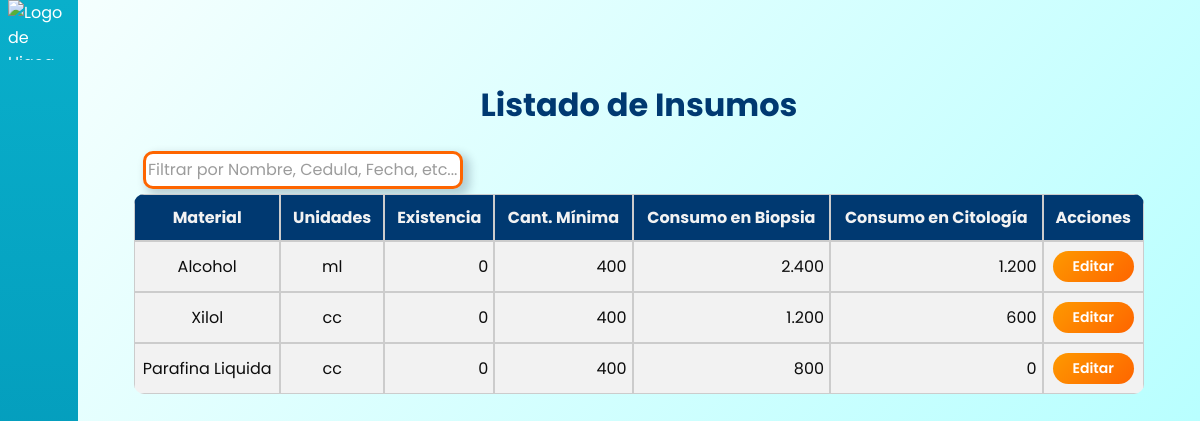
Page /detalles/detalles_insumo.php (signed in) on the committed database.
### tables this page shows
CREATE TABLE `insumo` (
  `ID_Insumo`   int(11) NOT NULL,
  `Material`    varchar(45) DEFAULT NULL,
  `Unidades`    varchar(45) DEFAULT NULL,
  `Existencia`  int(11) DEFAULT NULL,
  `Cant_minima` int(11) DEFAULT NULL,
  `Consumo_Biop`    int(11) DEFAULT NULL,
  `Consumo_Cito`    int(11) DEFAULT NULL
);

### php/conexion.php (called while the page is built, shortened)
<?php
class CodeaDB{
    private $host   ="localhost";
    private $usuario="root";
    private $clave  ="";
    private $db     ="higea_db";
    public $conexion;
    public function __construct(){
        $this->conexion = new mysqli($this->host, $this->usuario, $this->clave,$this->db) or die("error");
        $this->conexion->set_charset("utf8");
    }
    public function buscar($tabla, $condicion){
        $resultado = $this->conexion->query("SELECT * FROM $tabla WHERE $condicion") or die($this->conexion->error);
        if($resultado)
            return $resultado->fetch_all(MYSQLI_ASSOC);
        return false;
    }
}

### detalles/detalles_insumo.php (the view, shortened to what this page needs)
<?php
include "../php/conexion.php";
$user = new CodeaDB();
?>
<!DOCTYPE html>
<html lang="es">
<head>
	<link rel="stylesheet" href="../css/styles_higea.css">
	<link rel="stylesheet" type="text/css" href="../css/styles_higea.css?v=1.2">
	<link rel='stylesheet' href='https://cdn-uicons.flaticon.com/2.1.0/uicons-solid-rounded/css/uicons-solid-rounded.css'>
	<link href="../css/select2.min.css" rel="stylesheet" />
	<link href="../css/sweetalert2.min.css" rel="stylesheet" />
	<link rel="stylesheet" type="text/css" href="../css/sweetalert2.min.css?v=1.2">
</head>
<body class="login-register">
	<div class="sidebar close">
		<a href="../home.php">
			<div class="logo-details">
				<img class="logo" src="../images/Logo con contorno.png" alt="Logo de Higea" width="60" height="60">
			</div>
		</a>
		<ul class="nav-links">
			<li>
				<a href="../registro-paciente.php">
					<i class="fi fi-sr-hospital-user"></i>
				</a>
			</li>
			<li>
				<div class="iocn-link">
					<a href="#">
						<i class="fi fi-sr-microscope"></i>
					</a>
				</div>
			</li>
			<li>
				<div class="iocn-link">
					<a href="#">
						<i class="fi fi-sr-file-invoice-dollar"></i>
					</a>
				</div>
			</li>
			<li>
				<a href="../registro-examen.php">
					<i class="fi fi-sr-flask"></i>
				</a>
			</li>
			<li>
				<div class="iocn-link">
					<a href="#">
						<i class="fi fi-sr-file-medical-alt"></i>
					</a>
				</div>
			</li>
			<li>
				<div class="iocn-link">
					<a href="#">
						<i class="fi fi-sr-box-open-full"></i>
					</a>
				</div>
			</li>
			<li>
				<div class="iocn-link">
					<a href="#">
						<i class="fi fi-sr-eye"></i>
					</a>
				</div>
			</li>
		</ul>
	</div>
	<main class="home-section">
		<div class="home-content">
			<a href="../mantenimiento/php/Gestion-BDD.php"><i class="fi fi-sr-settings bx-menu"></i></a>
		</div>
		<h1 style="text-align: center;" class="table-title">Listado de Insumos</h1>
		<div class="items">
			<input type="text" id="filtro" onkeyup="filtrarTabla()" placeholder="Filtrar por Nombre, Cedula, Fecha, etc...">
        </div>
		<div class="center-table">
			<table style="text-align: center;" class="table" id="table">
				<thead>
					<th>Material</th>
					<th>Unidades</th>
					<th>Existencia</th>
					<th>Cant. Mínima</th>
					<th>Consumo en Biopsia</th>
					<th>Consumo en Citología</th>
					<th>Acciones</th>
				</thead>
				<?php
				$listaInsumos = $user->buscar("insumo", "1");
				foreach ($listaInsumos as $insumo) :
				?>
					<tr>
						<?php
						$material = $insumo['Material'];
						$unidades = $insumo['Unidades'];
						$existencia = number_format($insumo['Existencia'], 0, ',', '.');
						$minimo     = number_format($insumo['Cant_minima'], 0, ',', '.');
						$con_biop   = number_format($insumo['Consumo_Biop'], 0, ',', '.');
						$con_cito   = number_format($insumo['Consumo_Cito'], 0, ',', '.');
						echo ("<td>" . $material . "</td>");
						echo ("<td>" . $unidades . "</td>");
						echo ("<td style='text-align: right;'>" . $existencia . "</td>");
						echo ("<td style='text-align: right;'>" . $minimo . "</td>");
						echo ("<td style='text-align: right;'>" . $con_biop . "</td>");
						echo ("<td style='text-align: right;'>" . $con_cito . "</td>");
						echo ("<td><form action='./edit_insumo.php' method='post'><input type='hidden' name='id' value='" . $insumo['ID_Insumo'] . "' required><input type='submit' value='Editar'></form></td>")
						?>
					</tr>
				<?php endforeach; ?>
			</table>
		</div>
	</main>
</body>
</html>

### css/styles_higea.css (style rules this page uses)
* { font-family: 'Poppins', sans-serif; }
.items { display: flex; justify-content: flex-end; }
.items { display: flex; justify-content: center; }
.sidebar { position: fixed; top: 0; left: 0; height: 100%; width: 260px; background: rgb(9, 175, 203); background: linear-gradient(180deg, rgba(9, 175, 203, 1) 0%, rgba(0, 144, 178, 1) 100%); transition: all 0.5s ease; z-index: 100; margin: 0; padding: 0; box-sizing: border-box; }
.sidebar.close { width: 78px; }
.sidebar .logo-details { height: 60px; width: 100%; display: flex; align-items: center; }
.sidebar .logo-details img { margin-left: 8px; }
.sidebar .nav-links { height: 100%; padding: 0px 0 150px 0; overflow: auto; }
.sidebar.close .nav-links { overflow: visible; }
.sidebar .nav-links li { position: relative; list-style: none; transition: all 0.4s ease; }
.sidebar .nav-links li .iocn-link { display: flex; align-items: center; justify-content: space-between; }
.sidebar.close .nav-links li .iocn-link { display: block }
.sidebar .nav-links li i { height: 50px; min-width: 78px; text-align: center; line-height: 50px; color: #fff; font-size: 20px; cursor: pointer; transition: all 0.3s ease; }
.sidebar .nav-links li a { display: flex; align-items: center; text-decoration: none; }
.home-section { position: relative; background: rgb(248, 255, 254); background: linear-gradient(132deg, rgb(248, 255, 254) 0%, rgba(171, 255, 255, 1) 100%); min-height: 100vh; left: 260px; width: calc(100% - 260px); transition: all 0.5s ease; background-size: cover; background-repeat: no-repeat; background-attachment: fixed; }
.login-register { padding: 0; margin: 0; box-sizing: border-box; background: rgb(248, 255, 254); background: linear-gradient(132deg, rgba(248, 255, 254, 1) 0%, rgba(171, 255, 255, 1) 100%); background-size: cover; font-family: 'Ubuntu', sans-serif; position: relative; height: 100vh; }
.sidebar.close~.home-section { left: 78px; width: calc(100% - 78px); }
.home-section .home-content { height: 60px; display: flex; align-items: center; justify-content: space-between; }
a { text-decoration-line: none; color: #ffffff; }
.login-register { padding: 0; margin: 0; box-sizing: border-box; background-size: cover; position: relative; min-height: 100vh; }
input::placeholder { color: #9c9c9c; }
#table.table { width: 90%; border-collapse: separate; border-spacing: 0; border-radius: 10px; overflow: hidden; margin-bottom: 50px; }
#table.table th { background-color: #003971; color: #f2f2f2; padding: 10px; border: 1px solid #ccc; }
#table.table td { background-color: #f2f2f2; color: #0d0d0d; padding: 5px; border: 1px solid #ccc; }
#table.table input[type='submit'] { background: rgb(254, 153, 0); background: linear-gradient(135deg, rgba(254, 153, 0, 1) 0%, rgba(254, 101, 0, 1) 100%); color: #ffffff; font-weight: 600; font-size: 14px; border: none; padding: 5px 20px; text-decoration: none; margin: 4px 2px; cursor: pointer; border-radius: 20px; transition: background .2s; }
.center-table { display: flex; justify-content: center; }
.table-title { color: #003971; }
.items { display: flex; justify-content: space-between; align-items: center; margin-right: 60px; margin-left: 65px; margin-bottom: 5px; color: #ffffff; }
#filtro { border: none; border: 3px solid rgba(254, 101, 0, 1); background-color: #ffffff; outline: none; height: 30px; width: 310px; color: #0D0D0D; font-size: 16px; border-radius: 10px; box-shadow: 5px 5px 10px 2px rgba(0, 21, 49, 0.2); }

### rows in the picture
insumo: Material "Alcohol", Unidades "ml", Existencia "0", Cant_minima "400", Consumo_Biop "2.400", Consumo_Cito "1.200"
insumo: Material "Xilol", Unidades "cc", Existencia "0", Cant_minima "400", Consumo_Biop "1.200", Consumo_Cito "600"
insumo: Material "Parafina Liquida", Unidades "cc", Existencia "0", Cant_minima "400", Consumo_Biop "800", Consumo_Cito "0"
